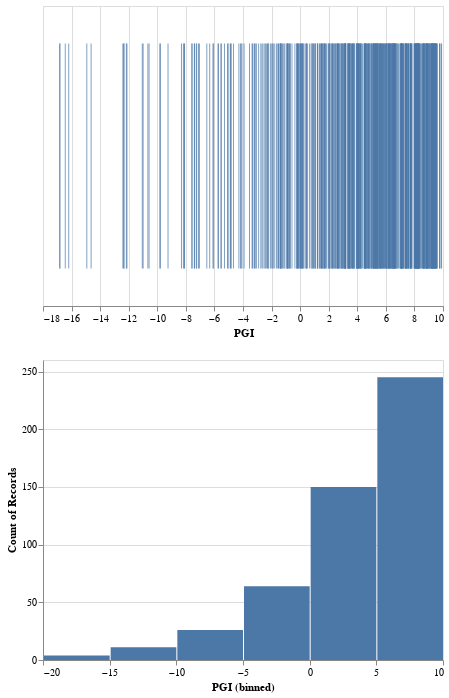

Notebook cell for this chart:
### Code cell
import altair as alt
p1 = alt.Chart(s).mark_tick().encode(
    x='PGI:Q',
)
p2 = alt.Chart(s).mark_bar().encode(
    alt.X('PGI:Q', bin=True),
    y='count()'
)
p1 & p2

### Figure 1 — Vega-Lite specification as saved in the notebook (floating-point values rounded to 4 significant figures; data arrays with more than 128 entries replaced by an {"elided": "..."} marker saying what was removed)
{"$schema": "https://vega.github.io/schema/vega-lite/v3.4.0.json", "config": {"mark": {"tooltip": null}, "view": {"height": 300, "width": 400}}, "data": {"name": "data-71e2c17438f7336339b6d2c3ec29935b"}, "datasets": {"data-71e2c17438f7336339b6d2c3ec29935b": {"elided": "500 records"}}, "vconcat": [{"encoding": {"x": {"field": "PGI", "type": "quantitative"}}, "mark": "tick"}, {"encoding": {"x": {"bin": true, "field": "PGI", "type": "quantitative"}, "y": {"aggregate": "count", "type": "quantitative"}}, "mark": "bar"}]}
